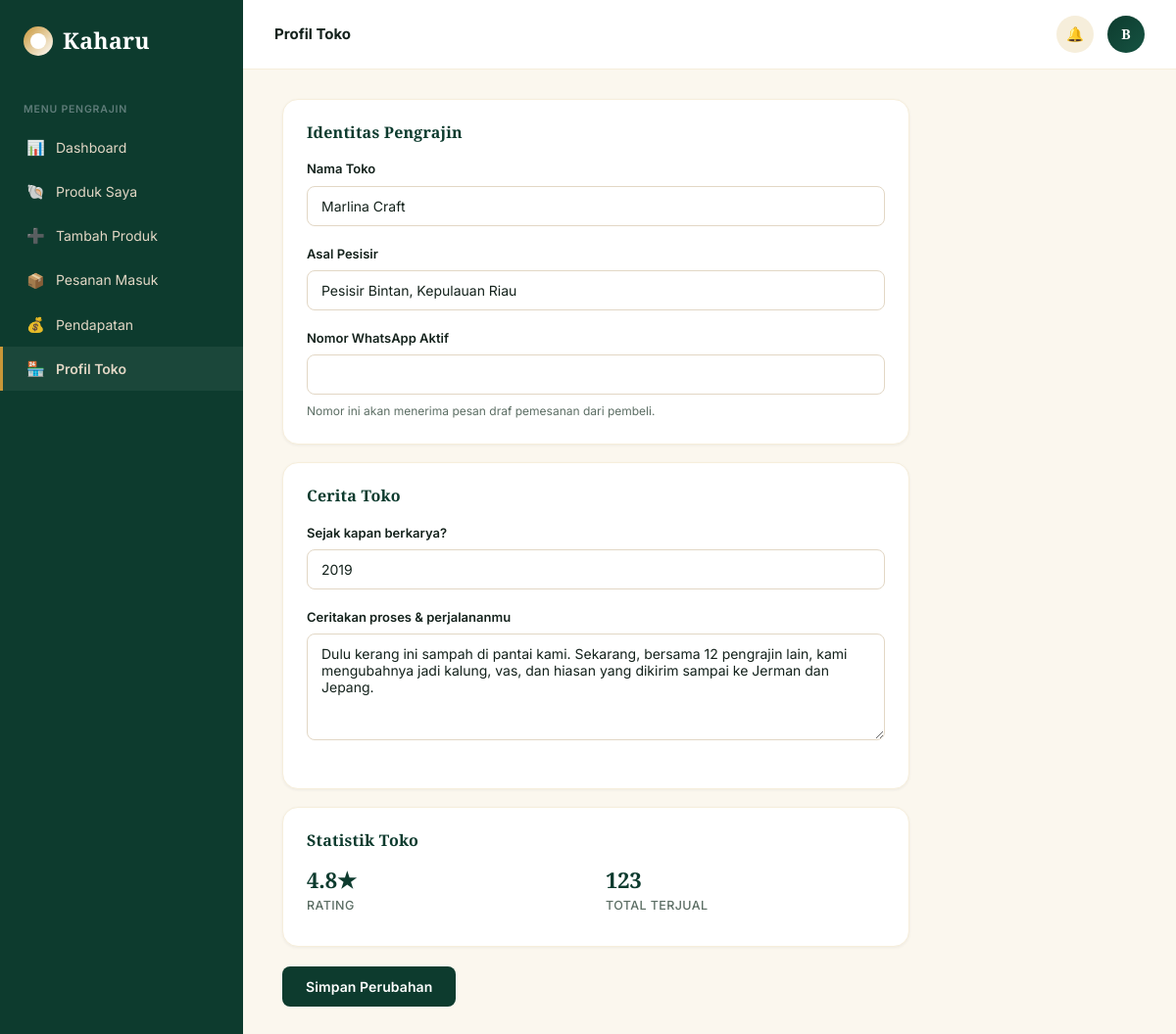
/kaharu-app/seller/profil_toko.php (signed in), run on the app's committed database.
### tables this page shows
CREATE TABLE users (
    id INT AUTO_INCREMENT PRIMARY KEY,
    nama VARCHAR(100) NOT NULL,
    email VARCHAR(150) NOT NULL UNIQUE,
    password VARCHAR(255) NOT NULL,
    role ENUM('buyer','seller','admin') NOT NULL DEFAULT 'buyer',
    no_whatsapp VARCHAR(20),
    alamat TEXT,
    foto_profil VARCHAR(255) DEFAULT NULL,
    dibuat_pada TIMESTAMP DEFAULT CURRENT_TIMESTAMP
);

CREATE TABLE seller_profiles (
    id INT AUTO_INCREMENT PRIMARY KEY,
    user_id INT NOT NULL,
    nama_toko VARCHAR(150) NOT NULL,
    asal_pesisir VARCHAR(100),
    cerita TEXT,
    sejak_tahun YEAR,
    rating DECIMAL(2,1) DEFAULT 0.0,
    total_terjual INT DEFAULT 0,
    terverifikasi TINYINT(1) DEFAULT 0,
    status_verifikasi ENUM('menunggu','disetujui','ditolak') DEFAULT 'menunggu',
    dibuat_pada TIMESTAMP DEFAULT CURRENT_TIMESTAMP,
    FOREIGN KEY (user_id) REFERENCES users(id) ON DELETE CASCADE
);

### kaharu-app/includes/auth.php (called while the page is built, shortened)
<?php
function current_user() {
    return [
        'id'    => $_SESSION['user_id'] ?? null,
        'nama'  => $_SESSION['nama'] ?? null,
        'role'  => $_SESSION['role'] ?? null,
        'email' => $_SESSION['email'] ?? null,
    ];
}
function initial_name($nama) {
    return strtoupper(substr(trim($nama), 0, 1));
}

### kaharu-app/seller/profil_toko.php (the view, shortened to what this page needs)
<?php
require_once __DIR__ . '/../config/database.php';
require_once __DIR__ . '/../includes/auth.php';
$active_page = 'toko';
$page_title = 'Profil Toko';
$seller_id = $_SESSION['user_id'];
$user_stmt = $pdo->prepare("SELECT * FROM users WHERE id = ?");
$user_stmt->execute([$seller_id]);
$profile_stmt = $pdo->prepare("SELECT * FROM seller_profiles WHERE user_id = ?");
$profile_stmt->execute([$seller_id]);
$profile = $profile_stmt->fetch();
?>
<!DOCTYPE html>
<html lang="id">
<head>
<link rel="stylesheet" href="/kaharu-app/assets/css/style.css">
</head>
<body>
<div class="app-shell">
    <?php include __DIR__ . '/../includes/sidebar.php'; ?>
    <div class="main">
        <?php include __DIR__ . '/../includes/header.php'; ?>
        <div class="page-pad" style="max-width: 720px;">
            <form method="POST">
                <div class="card">
                    <h3 style="font-size:16px; margin-bottom:18px;">Identitas Pengrajin</h3>
                    <div class="field"><label>Nama Toko</label><input name="nama_toko" required value="<?= htmlspecialchars($profile['nama_toko'] ?? '') ?>"></div>
                    <div class="field"><label>Asal Pesisir</label><input name="asal_pesisir" value="<?= htmlspecialchars($profile['asal_pesisir'] ?? '') ?>"></div>
                    <div class="field"><label>Nomor WhatsApp Aktif</label><input name="no_whatsapp" value="<?= htmlspecialchars($user['no_whatsapp']) ?>"></div>
                    <div class="field-hint" style="margin-top:-10px;">Nomor ini akan menerima pesan draf pemesanan dari pembeli.</div>
                </div>
                <div class="card" style="margin-top:18px;">
                    <h3 style="font-size:16px; margin-bottom:18px;">Cerita Toko</h3>
                    <div class="field"><label>Sejak kapan berkarya?</label><input type="number" name="sejak_tahun" value="<?= $profile['sejak_tahun'] ?? '' ?>"></div>
                    <div class="field"><label>Ceritakan proses & perjalananmu</label><textarea name="cerita" rows="5"><?= htmlspecialchars($profile['cerita'] ?? '') ?></textarea></div>
                </div>
                <?php if ($profile): ?>
                <div class="card" style="margin-top:18px;">
                    <h3 style="font-size:16px; margin-bottom:14px;">Statistik Toko</h3>
                    <div class="grid grid-2">
                        <div><div class="stat-value" style="font-size:22px;"><?= $profile['rating'] ?>★</div><div class="stat-label">Rating</div></div>
                        <div><div class="stat-value" style="font-size:22px;"><?= $profile['total_terjual'] ?></div><div class="stat-label">Total Terjual</div></div>
                    </div>
                </div>
                <?php endif; ?>
                <button type="submit" class="btn btn-primary" style="margin-top:20px;">Simpan Perubahan</button>
            </form>
        </div>
    </div>
</div>
</body>
</html>

### kaharu-app/includes/sidebar.php
<?php
$user = current_user();
$seller_menu = [
    'dashboard'   => ['icon' => '📊', 'label' => 'Dashboard',      'url' => '/kaharu-app/seller/dashboard.php'],
    'produk'      => ['icon' => '🐚', 'label' => 'Produk Saya',    'url' => '/kaharu-app/seller/produk.php'],
    'tambah'      => ['icon' => '➕', 'label' => 'Tambah Produk',  'url' => '/kaharu-app/seller/tambah_produk.php'],
    'pesanan'     => ['icon' => '📦', 'label' => 'Pesanan Masuk',  'url' => '/kaharu-app/seller/pesanan.php'],
    'pendapatan'  => ['icon' => '💰', 'label' => 'Pendapatan',     'url' => '/kaharu-app/seller/pendapatan.php'],
    'toko'        => ['icon' => '🏪', 'label' => 'Profil Toko',    'url' => '/kaharu-app/seller/profil_toko.php'],
];
$admin_menu = [
    'dashboard'  => ['icon' => '📊', 'label' => 'Dashboard',        'url' => '/kaharu-app/admin/dashboard.php'],
    'umkm'       => ['icon' => '🏪', 'label' => 'Manajemen UMKM',   'url' => '/kaharu-app/admin/umkm.php'],
    'produk'     => ['icon' => '🐚', 'label' => 'Moderasi Produk',  'url' => '/kaharu-app/admin/moderasi_produk.php'],
    'transaksi'  => ['icon' => '📦', 'label' => 'Transaksi',        'url' => '/kaharu-app/admin/transaksi.php'],
];
$menu = $user['role'] === 'seller' ? $seller_menu : $admin_menu;
$section_label = $user['role'] === 'seller' ? 'MENU PENGRAJIN' : 'MENU ADMIN';
?>
<div class="sidebar">
    <div class="logo"><span class="mark"></span>Kaharu <?php if ($user['role'] === 'admin'): ?><span style="font-size:11px; opacity:0.6; font-family:var(--font-body);">Admin</span><?php endif; ?></div>
    <div class="side-section-label"><?= $section_label ?></div>
    <?php foreach ($menu as $key => $item): ?>
        <a href="<?= $item['url'] ?>" class="side-link <?= ($active_page ?? '') === $key ? 'active' : '' ?>" style="color:inherit;">
            <span class="side-icon"><?= $item['icon'] ?></span> <?= $item['label'] ?>
        </a>
    <?php endforeach; ?>
</div>

### kaharu-app/includes/header.php
<?php
$user = current_user();
$notif_count = get_notif_count($pdo, $user['id']);
?>
<div class="topbar">
    <?php if ($user['role'] === 'buyer'): ?>
        <div class="logo"><span class="mark"></span>Kaharu</div>
        <div class="nav-links">
            <a href="/kaharu-app/buyer/katalog.php" class="<?= ($active_page ?? '') === 'katalog' ? 'active' : '' ?>">Belanja</a>
            <a href="/kaharu-app/buyer/riwayat.php" class="<?= ($active_page ?? '') === 'riwayat' ? 'active' : '' ?>">Pesanan Saya</a>
        </div>
        <div class="topbar-actions">
            <a href="/kaharu-app/buyer/keranjang.php" class="icon-btn">🛍️</a>
            <a href="/kaharu-app/buyer/profil.php" class="avatar" title="Profil"><?= initial_name($user['nama']) ?></a>
        </div>
    <?php else: ?>
        <div><strong style="font-size:15px; color:var(--slate-900);"><?= htmlspecialchars($page_title ?? 'Dashboard') ?></strong></div>
        <div class="topbar-actions">
            <div class="icon-btn">🔔<?php if ($notif_count > 0): ?><span class="badge"><?= $notif_count ?></span><?php endif; ?></div>
            <a href="/kaharu-app/auth/logout.php" class="avatar" title="Keluar (<?= htmlspecialchars($user['nama']) ?>)"><?= initial_name($user['nama']) ?></a>
        </div>
    <?php endif; ?>
</div>

### data on the page
users: role "MENU PENGRAJIN", nama "B"
seller_profiles: nama_toko "Marlina Craft", asal_pesisir "Pesisir Bintan, Kepulauan Riau", sejak_tahun "2019", cerita "Dulu kerang ini sampah di pantai kami. Sekarang, bersama 12 pengrajin lain, kami mengubahnya jadi kalung, vas, dan hiasan yang dikirim sampai ke Jerman dan Jepang.", rating "4.8", total_terjual "123"

### other printed values
$item['icon'] "📊"
$item['label'] "Dashboard"
$item['icon'] "🐚"
$item['label'] "Produk Saya"
$item['icon'] "➕"
$item['label'] "Tambah Produk"
$item['icon'] "📦"
$item['label'] "Pesanan Masuk"
$item['icon'] "💰"
$item['label'] "Pendapatan"
$item['icon'] "🏪"
$item['label'] "Profil Toko"
$page_title "Profil Toko"
